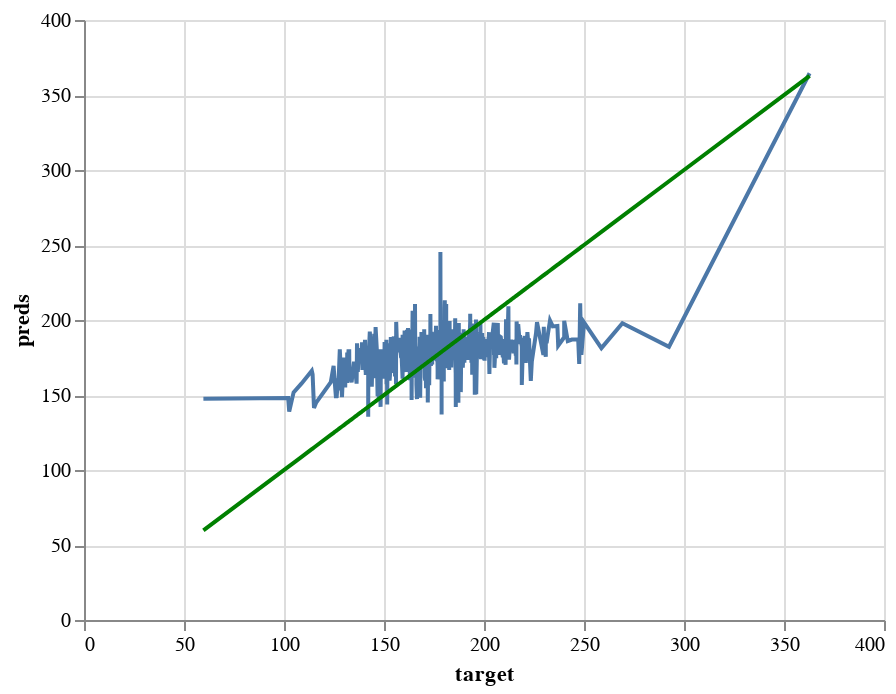

The cell this chart's notebook holds for it:
### Code cell
# predictions versus the target line charts on the test set
perfect_test = alt.Chart(pd.DataFrame({'target': y_test, 'preds': y_test})).mark_line(color='green').encode(
    x='target',
    y='preds'
)

pred_chart_test = alt.Chart(pd.DataFrame({'target': y_test, 'preds': y_test_preds})).mark_line().encode(
    x='target',
    y='preds'
  )

pred_chart_test + perfect_test

### Figure 1 — Vega-Lite specification as saved in the notebook (floating-point values rounded to 4 significant figures; data arrays with more than 128 entries replaced by an {"elided": "..."} marker saying what was removed)
{"config": {"view": {"continuousWidth": 400, "continuousHeight": 300}}, "layer": [{"data": {"name": "data-4e06e7826a4a13606ef2d20d59b26c69"}, "mark": "line", "encoding": {"x": {"field": "target", "type": "quantitative"}, "y": {"field": "preds", "type": "quantitative"}}}, {"data": {"name": "data-325359e573684d5da4db6a7c05ccc135"}, "mark": {"type": "line", "color": "green"}, "encoding": {"x": {"field": "target", "type": "quantitative"}, "y": {"field": "preds", "type": "quantitative"}}}], "$schema": "https://vega.github.io/schema/vega-lite/v4.17.0.json", "datasets": {"data-4e06e7826a4a13606ef2d20d59b26c69": {"elided": "609 records"}, "data-325359e573684d5da4db6a7c05ccc135": {"elided": "609 records"}}}
